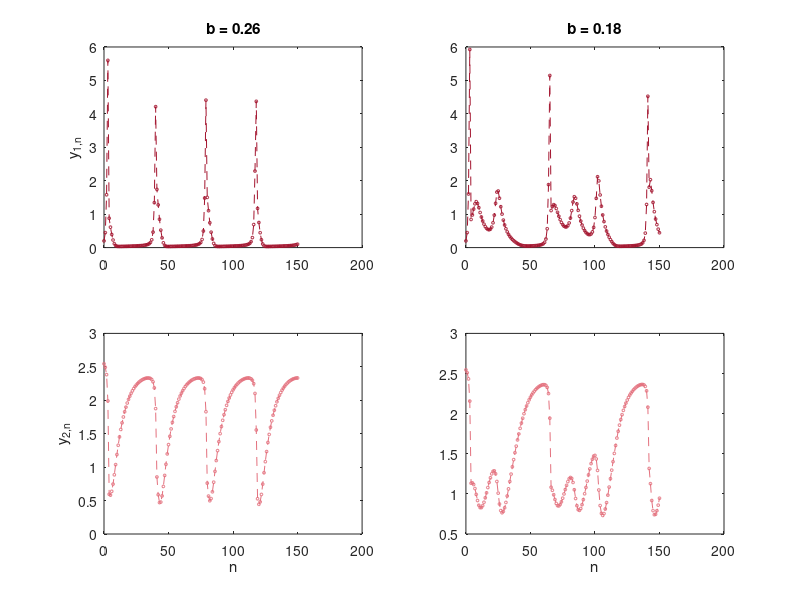

Source code (MATLAB):
% Abb. 2.19: Aktionspotentiale im Chialvo-Modell (Buch, Abschnitt 2.5, Gl. 2.33)
% y1_{n+1} = y1_n^2 exp(y2_n - y1_n) + k,  y2_{n+1} = a y2_n - b y1_n + c  mit a = 0.89, c = 0.28, k = 0.03
% links b = 0.26 (regelmäßig), rechts b = 0.18 (chaotisch, frühe Nachdepolarisationen); oben y1, unten y2
% (c) 2026 Philipp Kügler · Programm zum Buch „Dynamische Systeme in den Lebenswissenschaften“ · MIT-Lizenz (siehe LICENSE)
a = 0.89; c = 0.28; k = 0.03; N = 150;
bs = [0.26 0.18];
for sp = 1:2
    b = bs(sp);
    y1 = zeros(1, N + 1); y2 = zeros(1, N + 1);
    y1(1) = 0.2; y2(1) = c / (1 - a);
    for j = 1:N
        y1(j + 1) = y1(j)^2 * exp(y2(j) - y1(j)) + k;
        y2(j + 1) = a * y2(j) - b * y1(j) + c;
    end
    ap = sum(y1(2:end) > 1 & y1(1:end-1) <= 1);        % Anzahl der Ausschläge über 1
    fprintf('b = %g: %d Aktionspotentiale in %d Schritten, max y1 = %.2f\n', b, ap, N, max(y1));
    subplot(2, 2, sp);
    plot(0:N, y1, 'o--', 'MarkerSize', 2, 'Color', [0.64 0.08 0.18]); title(sprintf('b = %g', b));
    if sp == 1, ylabel('y_{1,n}'); end
    subplot(2, 2, sp + 2);
    plot(0:N, y2, 'o--', 'MarkerSize', 2, 'Color', [0.89 0.44 0.49]); xlabel('n');
    if sp == 1, ylabel('y_{2,n}'); end
end
